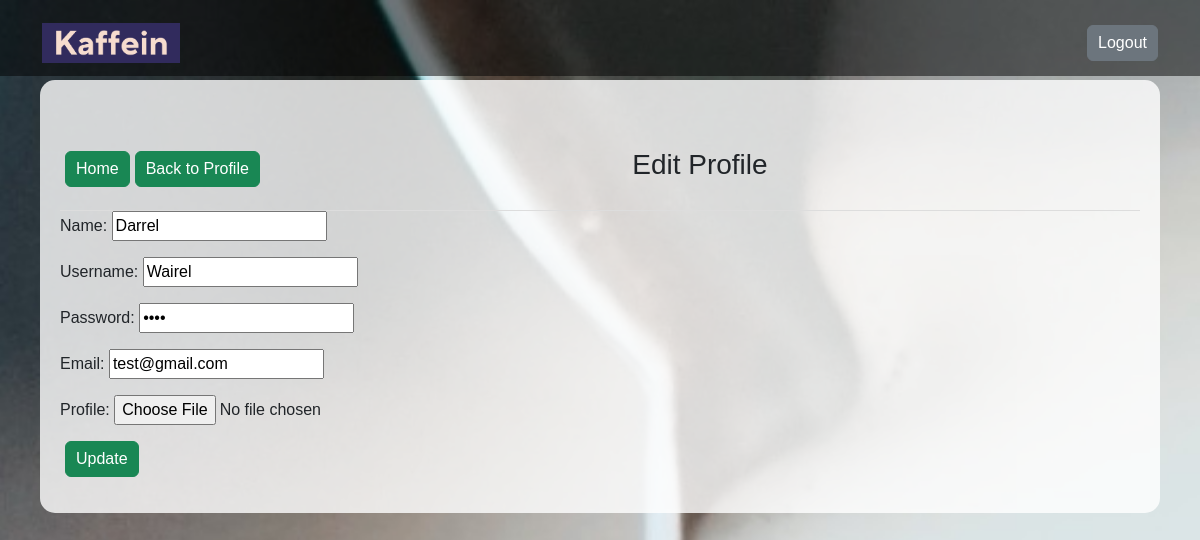
The page /form-profile-edit.php (signed in) on the database its author committed.
### tables this page shows
CREATE TABLE `customer` (
  `customer_id` int(11) NOT NULL,
  `name` varchar(100) NOT NULL,
  `username` varchar(100) NOT NULL,
  `password` varchar(300) NOT NULL,
  `email` varchar(300) NOT NULL,
  `profile_photo` varchar(100) NOT NULL DEFAULT 'default'
);

### form-profile-edit.php (the view, shortened to what this page needs)
<?php
    include('config.php');
	if(!isset($_SESSION['id'])){
        session_destroy();
        header("refresh:3; url=index.php");
        die("Forbidden... Redirecting to home...");
    }
    else{
        $type = $_SESSION['type'];
    }
    if (isset($_SESSION['id'])) {
        $id = $_SESSION['id'];
        $type = $_SESSION['type'];
        if ($_SESSION['type']=="owner") {
            $query = mysqli_query($connect, "SELECT `name`, `username`, `password`, `email`, `profile_photo` FROM `owner` WHERE `owner_id`='$id'");
            $data = mysqli_fetch_array($query);
        }
        elseif($_SESSION['type']=="customer"){
            $query = mysqli_query($connect, "SELECT `name`, `username`, `password`, `email`, `profile_photo` FROM `customer` WHERE `customer_id` = '$id'");
            $data = mysqli_fetch_array($query);
        }
        else {
            header('Location: error.php');
        }
    }
?>
<!DOCTYPE html>
<html>
<head>
    <link href="https://cdn.jsdelivr.net/npm/bootstrap@5.3.2/dist/css/bootstrap.min.css" rel="stylesheet">
    <link rel="stylesheet" href="./assets/css/styles.css">
</head>
<body>
<nav class="navbar navbar-expand-sm navbar-dark fixed-top">
		<div class="container">
			<a class="navbar-brand" href="index.php">
				<img src="./assets/img/3 crop.png" alt="KAFFEIN" class="logo" style="max-height: 40px; padd">
			</a>
			<ul class = "navbar-nav ms-auto">
				<li class="nav-item d-none d-sm-block">
				<button class="btn btn-secondary btn-animate" onclick="document.location='logout.php'">Logout</button>
				</li>
			</ul>
		</div>
	</nav>
	<div class="containery">
	<header class="d-flex justify-content-between align-items-center mt-5">
		 <div>
                <?php
                if($type=="owner"){
                    echo "<button class=\"btn btn-success btn-animate\" onclick=\"document.location='mycafe.php'\">My Cafe</button>";
                }
                else{
                    echo "<button class=\"btn btn-success btn-animate\" onclick=\"document.location='find.php?loc=NULL'\">Home</button>";
                }
                echo "<button class=\"btn btn-success btn-animate\" onclick=\"document.location='profile.php'\">Back to Profile</button>";
                ?>
            </div>
		<h3>Edit Profile</h3>
	</header>
	<form action="profile-edit.php" method="POST" enctype="multipart/form-data" autofill="off" autocomplete="off">
		<fieldset>
		<p>
			<label for="nama">Name: </label>
			<input type="text" name="name" value="<?php echo $data['name']?>" />
		</p>
		<p>
			<label for="username">Username: </label>
			<input type="text" name="username" value="<?php echo $data['username']?>" />
		</p>
		<p>
			<label for="password">Password: </label>
			<input type="password" name="password" value="<?php echo $data['password']?>" />
		</p>
        <p>
			<label for="email">Email: </label>
			<input type="text" name="email" value="<?php echo $data['email']?>" />
		</p>
        <p>
			<label for="profile">Profile: </label>
			<input type="file" name="profile" placeholder="upload foto" />
		</p>
		<p>
			<input type="submit" value="Update" name="edit" class="btn btn-success btn-animate" />
		</p>
		</fieldset>
	</form>
	</body>
</html>

### assets/css/styles.css (style rules this page uses)
body { height: 5000px; font-family: "Raleway", Helvetica; overflow-x: hidden; }
.navbar { background-color: rgba(0, 0, 0, .5); transition: all 0.5s; }
.logo { max-height: 50px; margin-right: 10px; }
header { padding-bottom: 20px; border-bottom: 1px solid #ddd; }
.btn-animate { padding: 5px 10px; margin-left: 5px; }
.container { padding-top: 10px; }

### form-profile-edit.php (style rules this page uses)
body { background: url('./assets/img/home1.png') no-repeat center center fixed; background-size: cover; }
.containery { background-color: rgba(255, 255, 255, 0.8); border-radius: 15px; padding: 20px; margin-top: 80px; margin-left: 40px; margin-right: 40px; }

### rows shown on the page
customer: name "Darrel", username "Wairel", email "test@gmail.com"
